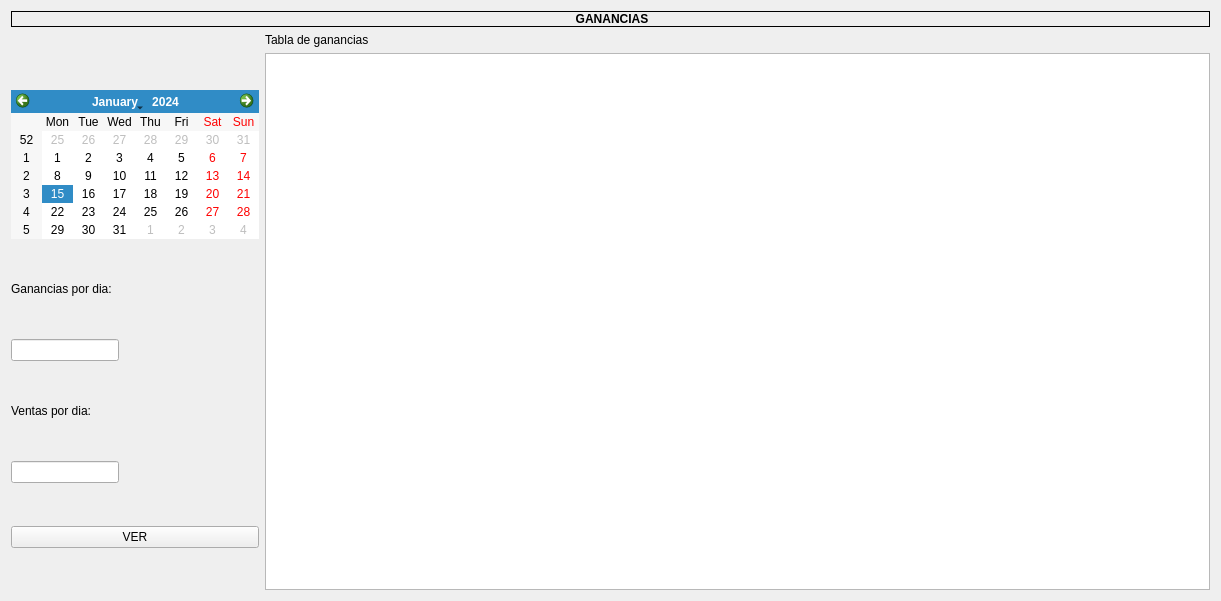
<?xml version="1.0" encoding="UTF-8"?>
<ui version="4.0">
 <class>gananciastWindow</class>
 <widget class="QWidget" name="gananciastWindow">
  <property name="geometry">
   <rect>
    <x>0</x>
    <y>0</y>
    <width>1221</width>
    <height>601</height>
   </rect>
  </property>
  <property name="sizePolicy">
   <sizepolicy hsizetype="Fixed" vsizetype="Fixed">
    <horstretch>0</horstretch>
    <verstretch>0</verstretch>
   </sizepolicy>
  </property>
  <property name="windowTitle">
   <string>Ganancias</string>
  </property>
  <layout class="QGridLayout" name="gridLayout_3">
   <item row="0" column="0" colspan="2">
    <widget class="QLabel" name="gananciaslabel">
     <property name="styleSheet">
      <string>font: 700 11pt &quot;Segoe UI&quot;;</string>
     </property>
     <property name="frameShape">
      <enum>QFrame::Box</enum>
     </property>
     <property name="text">
      <string>&lt;html&gt;&lt;head/&gt;&lt;body&gt;&lt;p align=&quot;center&quot;&gt;&lt;span style=&quot; font-weight:700;&quot;&gt;GANANCIAS&lt;/span&gt;&lt;/p&gt;&lt;/body&gt;&lt;/html&gt;</string>
     </property>
    </widget>
   </item>
   <item row="1" column="1">
    <widget class="QLabel" name="label">
     <property name="styleSheet">
      <string notr="true">font: 700 11pt &quot;Segoe UI&quot;;</string>
     </property>
     <property name="text">
      <string>Tabla de ganancias</string>
     </property>
    </widget>
   </item>
   <item row="2" column="0">
    <layout class="QVBoxLayout" name="verticalLayout">
     <item>
      <widget class="QCalendarWidget" name="calendarWidget">
       <property name="sizePolicy">
        <sizepolicy hsizetype="Fixed" vsizetype="Fixed">
         <horstretch>0</horstretch>
         <verstretch>0</verstretch>
        </sizepolicy>
       </property>
       <property name="styleSheet">
        <string>font: 700 11pt &quot;Segoe UI&quot;;</string>
       </property>
      </widget>
     </item>
     <item>
      <widget class="QLabel" name="label_2">
       <property name="sizePolicy">
        <sizepolicy hsizetype="Fixed" vsizetype="Fixed">
         <horstretch>0</horstretch>
         <verstretch>0</verstretch>
        </sizepolicy>
       </property>
       <property name="styleSheet">
        <string notr="true">font: 700 11pt &quot;Segoe UI&quot;;</string>
       </property>
       <property name="text">
        <string>Ganancias por dia:</string>
       </property>
      </widget>
     </item>
     <item>
      <widget class="QLineEdit" name="gananciasLineEdit">
       <property name="sizePolicy">
        <sizepolicy hsizetype="Fixed" vsizetype="Fixed">
         <horstretch>0</horstretch>
         <verstretch>0</verstretch>
        </sizepolicy>
       </property>
       <property name="styleSheet">
        <string notr="true">font: 700 11pt &quot;Segoe UI&quot;;</string>
       </property>
       <property name="readOnly">
        <bool>true</bool>
       </property>
      </widget>
     </item>
     <item>
      <widget class="QLabel" name="label_3">
       <property name="sizePolicy">
        <sizepolicy hsizetype="Fixed" vsizetype="Fixed">
         <horstretch>0</horstretch>
         <verstretch>0</verstretch>
        </sizepolicy>
       </property>
       <property name="styleSheet">
        <string notr="true">font: 700 11pt &quot;Segoe UI&quot;;</string>
       </property>
       <property name="text">
        <string>Ventas por dia:</string>
       </property>
      </widget>
     </item>
     <item>
      <widget class="QLineEdit" name="ventasLineEdit">
       <property name="sizePolicy">
        <sizepolicy hsizetype="Fixed" vsizetype="Fixed">
         <horstretch>0</horstretch>
         <verstretch>0</verstretch>
        </sizepolicy>
       </property>
       <property name="styleSheet">
        <string notr="true">font: 700 11pt &quot;Segoe UI&quot;;</string>
       </property>
       <property name="readOnly">
        <bool>true</bool>
       </property>
      </widget>
     </item>
     <item>
      <widget class="QPushButton" name="verGanButton">
       <property name="sizePolicy">
        <sizepolicy hsizetype="Preferred" vsizetype="Fixed">
         <horstretch>0</horstretch>
         <verstretch>0</verstretch>
        </sizepolicy>
       </property>
       <property name="cursor">
        <cursorShape>PointingHandCursor</cursorShape>
       </property>
       <property name="styleSheet">
        <string notr="true">font: 700 11pt &quot;Segoe UI&quot;;</string>
       </property>
       <property name="text">
        <string notr="true">VER</string>
       </property>
       <property name="icon">
        <iconset>
         <normaloff>../assets/newicons/icons8-búsqueda-48.png</normaloff>../assets/newicons/icons8-búsqueda-48.png</iconset>
       </property>
       <property name="flat">
        <bool>false</bool>
       </property>
      </widget>
     </item>
    </layout>
   </item>
   <item row="2" column="1">
    <layout class="QHBoxLayout" name="horizontalLayout_2">
     <item>
      <widget class="QTableWidget" name="tableWidget">
       <property name="styleSheet">
        <string>font: 700 11pt &quot;Segoe UI&quot;;</string>
       </property>
       <property name="editTriggers">
        <set>QAbstractItemView::NoEditTriggers</set>
       </property>
      </widget>
     </item>
    </layout>
   </item>
  </layout>
 </widget>
 <resources/>
 <connections/>
</ui>
